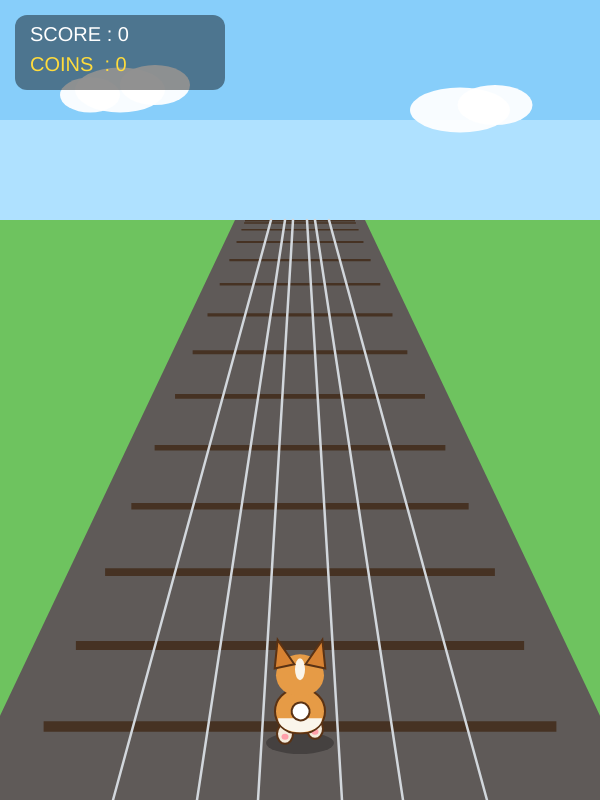
Frame 1 (no input)
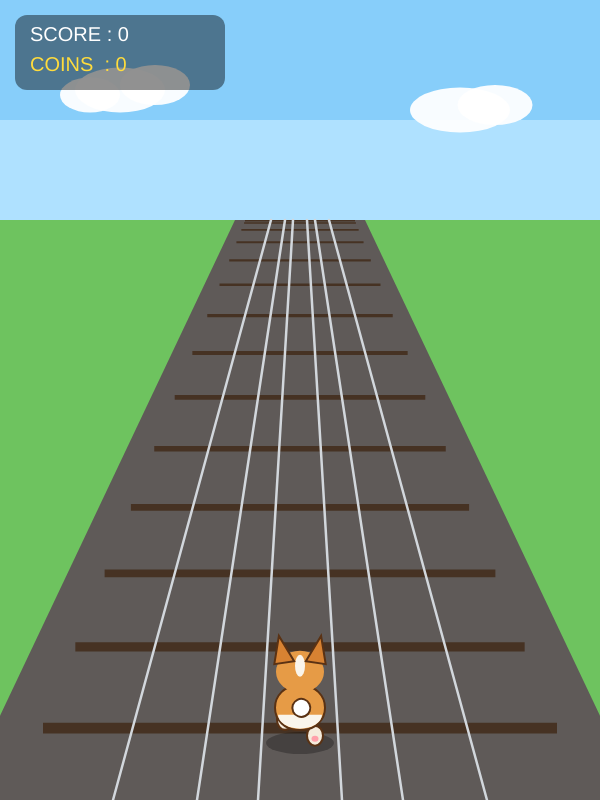
Frame 60 (no input)
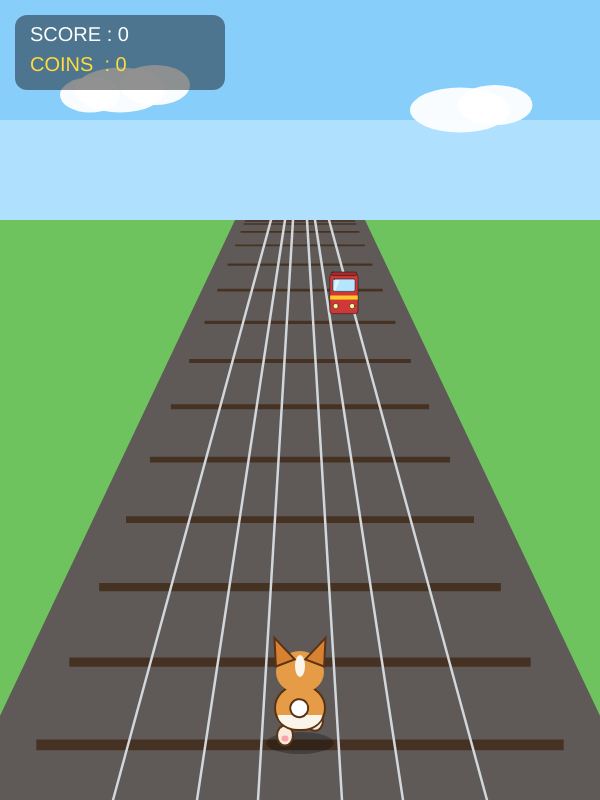
Frame 120 (the mouse pressed at the canvas centre since frame 60)

The p5.js sketch that drew these frames (run headless with seeded random() and noise() and a simulated clock; from frame 60 on, the mouse is pressed at the canvas centre):

// p5.js sketch
// ── sketch.js
let currentLane = 0; // -1: 왼쪽, 0: 가운데, 1: 오른쪽
let playerX = 0;
let playerY = 0;
let velY = 0;
let isJumping = false;
let slideTimer = 0;

let objects = [];
let score = 0;
let coins = 0;
let gameOver = false;
let gameSpeed = 0.0085;
let trackOffset = 0;

function setup() {
  createCanvas(600, 800);
  smooth();
}

function draw() {
  drawBackground();

  if (gameOver) {
    drawTracks();
    drawCuteDog();
    fill(0, 150);
    rect(0, 0, width, height);

    fill(255);
    textAlign(CENTER, CENTER);
    textSize(44);
    text("GAME OVER", width / 2, height / 2 - 50);
    textSize(22);
    text("Score: " + score + "   |   Coins: " + coins, width / 2, height / 2 + 5);
    fill(255, 220, 100);
    text("Press 'R' to Restart", width / 2, height / 2 + 55);
    return;
  }

  trackOffset += gameSpeed * 12;
  if (trackOffset > 1.0) trackOffset -= 1.0;
  drawTracks();

  let targetX = currentLane * 145;
  playerX = lerp(playerX, targetX, 0.18);

  if (isJumping) {
    playerY += velY;
    velY += 1.05;
    if (playerY >= 0) {
      playerY = 0;
      isJumping = false;
    }
  }
  if (slideTimer > 0) slideTimer--;

  if (frameCount % 68 === 0) {
    let randLane = int(random(-1, 2));
    let r = random(1);
    let randType;
    if (r < 0.35) randType = 0;
    else if (r < 0.60) randType = 1;
    else if (r < 0.80) randType = 2;
    else randType = 3;

    objects.push(new GameObject(randLane, randType));

    if (gameSpeed < 0.018) {
      gameSpeed += 0.00012;
    }
  }

  for (let i = objects.length - 1; i >= 0; i--) {
    let obj = objects[i];
    obj.update();
    obj.display();

    if (obj.z > 0.89 && obj.z < 0.97 && obj.lane === currentLane && !obj.collected) {
      if (obj.type === 3) {
        obj.collected = true;
        coins++;
        score += 50;
      } else if (obj.type === 0) {
        gameOver = true;
      } else if (obj.type === 1 && playerY > -38) {
        gameOver = true;
      } else if (obj.type === 2 && slideTimer === 0) {
        gameOver = true;
      }
    }

    if (obj.z > 1.12) {
      objects.splice(i, 1);
      if (obj.type !== 3) score += 10;
    }
  }

  drawCuteDog();
  drawUI();
}

function drawBackground() {
  background(135, 206, 250);
  noStroke();
  fill(175, 225, 255);
  rect(0, 120, width, 110);

  fill(255, 240);
  ellipse(120, 90, 90, 45);
  ellipse(155, 85, 70, 40);
  ellipse(90, 95, 60, 35);

  ellipse(460, 110, 100, 45);
  ellipse(495, 105, 75, 40);

  fill(110, 195, 95);
  rect(0, 220, width, height - 220);
}

function drawTracks() {
  let horizonY = 220;

  noStroke();
  fill(95, 90, 88);
  quad(width / 2 - 65, horizonY, width / 2 + 65, horizonY, width + 40, height, -40, height);

  for (let i = 0; i < 14; i++) {
    let t = (i + trackOffset) / 14.0;
    let p = pow(t, 2.2);
    let y = lerp(horizonY, height, p);
    let halfW = lerp(55, width * 0.48, p);
    let thick = lerp(1.5, 12, p);

    fill(70, 50, 35);
    rect(width / 2 - halfW, y, halfW * 2, thick);
  }

  stroke(210, 215, 220);
  for (let lane = -1; lane <= 1; lane++) {
    let topCenter = width / 2 + lane * 22;
    let botCenter = width / 2 + lane * 145;
    strokeWeight(2.5);
    line(topCenter - 7, horizonY, botCenter - 42, height);
    line(topCenter + 7, horizonY, botCenter + 42, height);
  }
}

function drawCuteDog() {
  push();
  translate(width / 2 + playerX, height - 95 + playerY);

  let runBounce = (isJumping || slideTimer > 0) ? 0 : abs(sin(frameCount * 0.28)) * 6;
  let legSwing = sin(frameCount * 0.28) * 9;
  let earWiggle = sin(frameCount * 0.35) * 0.12;
  let tailWag = sin(frameCount * 0.45) * 0.35;

  noStroke();
  fill(0, 70);
  let shadowScale = map(playerY, 0, -180, 1.0, 0.45);
  ellipse(0, -playerY + 38, 68 * shadowScale, 22 * shadowScale);

  translate(0, -runBounce);

  if (slideTimer > 0) {
    stroke(90, 50, 20);
    strokeWeight(2);

    fill(245, 235, 220);
    ellipse(-18, 32, 16, 12);
    ellipse(18, 32, 16, 12);

    fill(230, 155, 70);
    ellipse(0, 22, 66, 32);
    ellipse(0, 10, 50, 34);

    push();
    translate(-22, 2);
    rotate(-0.4);
    triangle(-8, 0, 4, -16, 10, 4);
    pop();

    push();
    translate(22, 2);
    rotate(0.4);
    triangle(-10, 4, -4, -16, 8, 0);
    pop();

    fill(255);
    ellipse(0, 24, 16, 16);

  } else {
    stroke(90, 50, 20);
    strokeWeight(2);

    fill(245, 235, 220);
    ellipse(-15, 28 + legSwing, 16, 20);
    ellipse(15, 28 - legSwing, 16, 20);

    noStroke();
    fill(255, 160, 170);
    ellipse(-15, 31 + legSwing, 7, 6);
    ellipse(15, 31 - legSwing, 7, 6);

    stroke(90, 50, 20);
    strokeWeight(2);
    fill(230, 155, 70);
    rect(-25, -14, 50, 44, 22);

    noStroke();
    fill(250, 245, 235);
    arc(0, 15, 44, 28, 0, PI);

    push();
    translate(0, 12);
    rotate(tailWag);
    stroke(90, 50, 20);
    strokeWeight(2);
    fill(255);
    ellipse(0, -4, 18, 18);
    pop();

    fill(230, 155, 70);
    ellipse(0, -28, 48, 42);
    noStroke();
    fill(250, 245, 235);
    ellipse(0, -34, 10, 22);

    stroke(90, 50, 20);
    strokeWeight(2);
    push();
    translate(-16, -42);
    rotate(-0.15 + earWiggle);
    fill(215, 130, 50);
    triangle(-10, 6, -4, -22, 10, 4);
    pop();

    push();
    translate(16, -42);
    rotate(0.15 - earWiggle);
    fill(215, 130, 50);
    triangle(-10, 4, 4, -22, 10, 6);
    pop();
  }
  pop();
}

function drawUI() {
  noStroke();
  fill(0, 110);
  rect(15, 15, 210, 75, 12);

  fill(255);
  textAlign(LEFT, TOP);
  textSize(20);
  text("SCORE : " + score, 30, 25);

  fill(255, 220, 60);
  text("COINS  : " + coins, 30, 55);
}

function keyPressed() {
  if (gameOver && (key === 'r' || key === 'R')) {
    objects = [];
    score = 0;
    coins = 0;
    currentLane = 0;
    gameSpeed = 0.0085;
    gameOver = false;
    return;
  }
  if (keyCode === LEFT_ARROW && currentLane > -1) currentLane--;
  if (keyCode === RIGHT_ARROW && currentLane < 1) currentLane++;
  if (keyCode === UP_ARROW && !isJumping) {
    velY = -19;
    isJumping = true;
    slideTimer = 0;
  }
  if (keyCode === DOWN_ARROW && !isJumping) {
    slideTimer = 38;
  }
}

class GameObject {
  constructor(l, t) {
    this.lane = l;
    this.type = t;
    this.z = 0.0;
    this.collected = false;
  }

  update() {
    this.z += gameSpeed;
  }

  display() {
    if (this.collected) return;

    let horizonY = 220;
    let perspective = pow(this.z, 2.2);
    let y = lerp(horizonY, height - 55, perspective);
    let x = width / 2 + (this.lane * lerp(22, 145, perspective));
    let sc = lerp(0.14, 1.0, perspective);

    push();
    translate(x, y);
    scale(sc);

    if (this.type === 0) {
      stroke(30);
      strokeWeight(2);
      fill(210, 55, 55);
      rect(-48, -135, 96, 135, 10);
      fill(170, 40, 40);
      rect(-44, -142, 88, 12, 6);
      fill(180, 230, 255);
      rect(-38, -118, 76, 42, 6);
      noStroke();
      fill(255, 150);
      quad(-30, -114, -15, -114, -28, -80, -35, -80);
      fill(255, 200, 40);
      rect(-47, -62, 94, 14);
      stroke(30);
      strokeWeight(2);
      fill(255, 250, 160);
      ellipse(-28, -26, 18, 18);
      ellipse(28, -26, 18, 18);

    } else if (this.type === 1) {
      stroke(40);
      strokeWeight(2);
      fill(90);
      rect(-42, -45, 8, 45);
      rect(34, -45, 8, 45);
      fill(255, 140, 0);
      rect(-48, -42, 96, 22, 4);
      noStroke();
      fill(255);
      quad(-30, -41, -18, -41, -28, -21, -40, -21);
      quad(0, -41, 12, -41, 2, -21, -10, -21);
      quad(28, -41, 40, -41, 30, -21, 18, -21);

    } else if (this.type === 2) {
      stroke(40);
      strokeWeight(2);
      fill(120);
      rect(-44, -125, 7, 125);
      rect(37, -125, 7, 125);
      fill(45, 130, 220);
      rect(-48, -125, 96, 52, 6);
      noFill();
      stroke(255);
      strokeWeight(2);
      rect(-42, -119, 84, 40, 4);
      fill(255, 220, 50);
      noStroke();
      triangle(-12, -105, 12, -105, 0, -88);

    } else if (this.type === 3) {
      let spin = sin(frameCount * 0.12);
      let floatY = sin(frameCount * 0.1) * 5;
      translate(0, -30 + floatY);

      stroke(180, 120, 0);
      strokeWeight(2);
      fill(255, 215, 0);
      ellipse(0, 0, max(12, abs(spin) * 42), 42);

      if (abs(spin) > 0.35) {
        noStroke();
        fill(255, 245, 150);
        ellipse(-4 * spin, -6, abs(spin) * 14, 18);
      }
    }
    pop();
  }
}
// ── style.css
* {
  margin: 0;
  padding: 0;
  box-sizing: border-box;
}

html, body {
  width: 100%;
  height: 100%;
  background-color: #1e242b;
  display: flex;
  justify-content: center;
  align-items: center;
  overflow: hidden; /* 방향키 조작 시 화면 스크롤 방지 */
  font-family: 'Segoe UI', Tahoma, Geneva, Verdana, sans-serif;
}

canvas {
  display: block;
  border-radius: 14px;
  box-shadow: 0 12px 35px rgba(0, 0, 0, 0.45);
}
